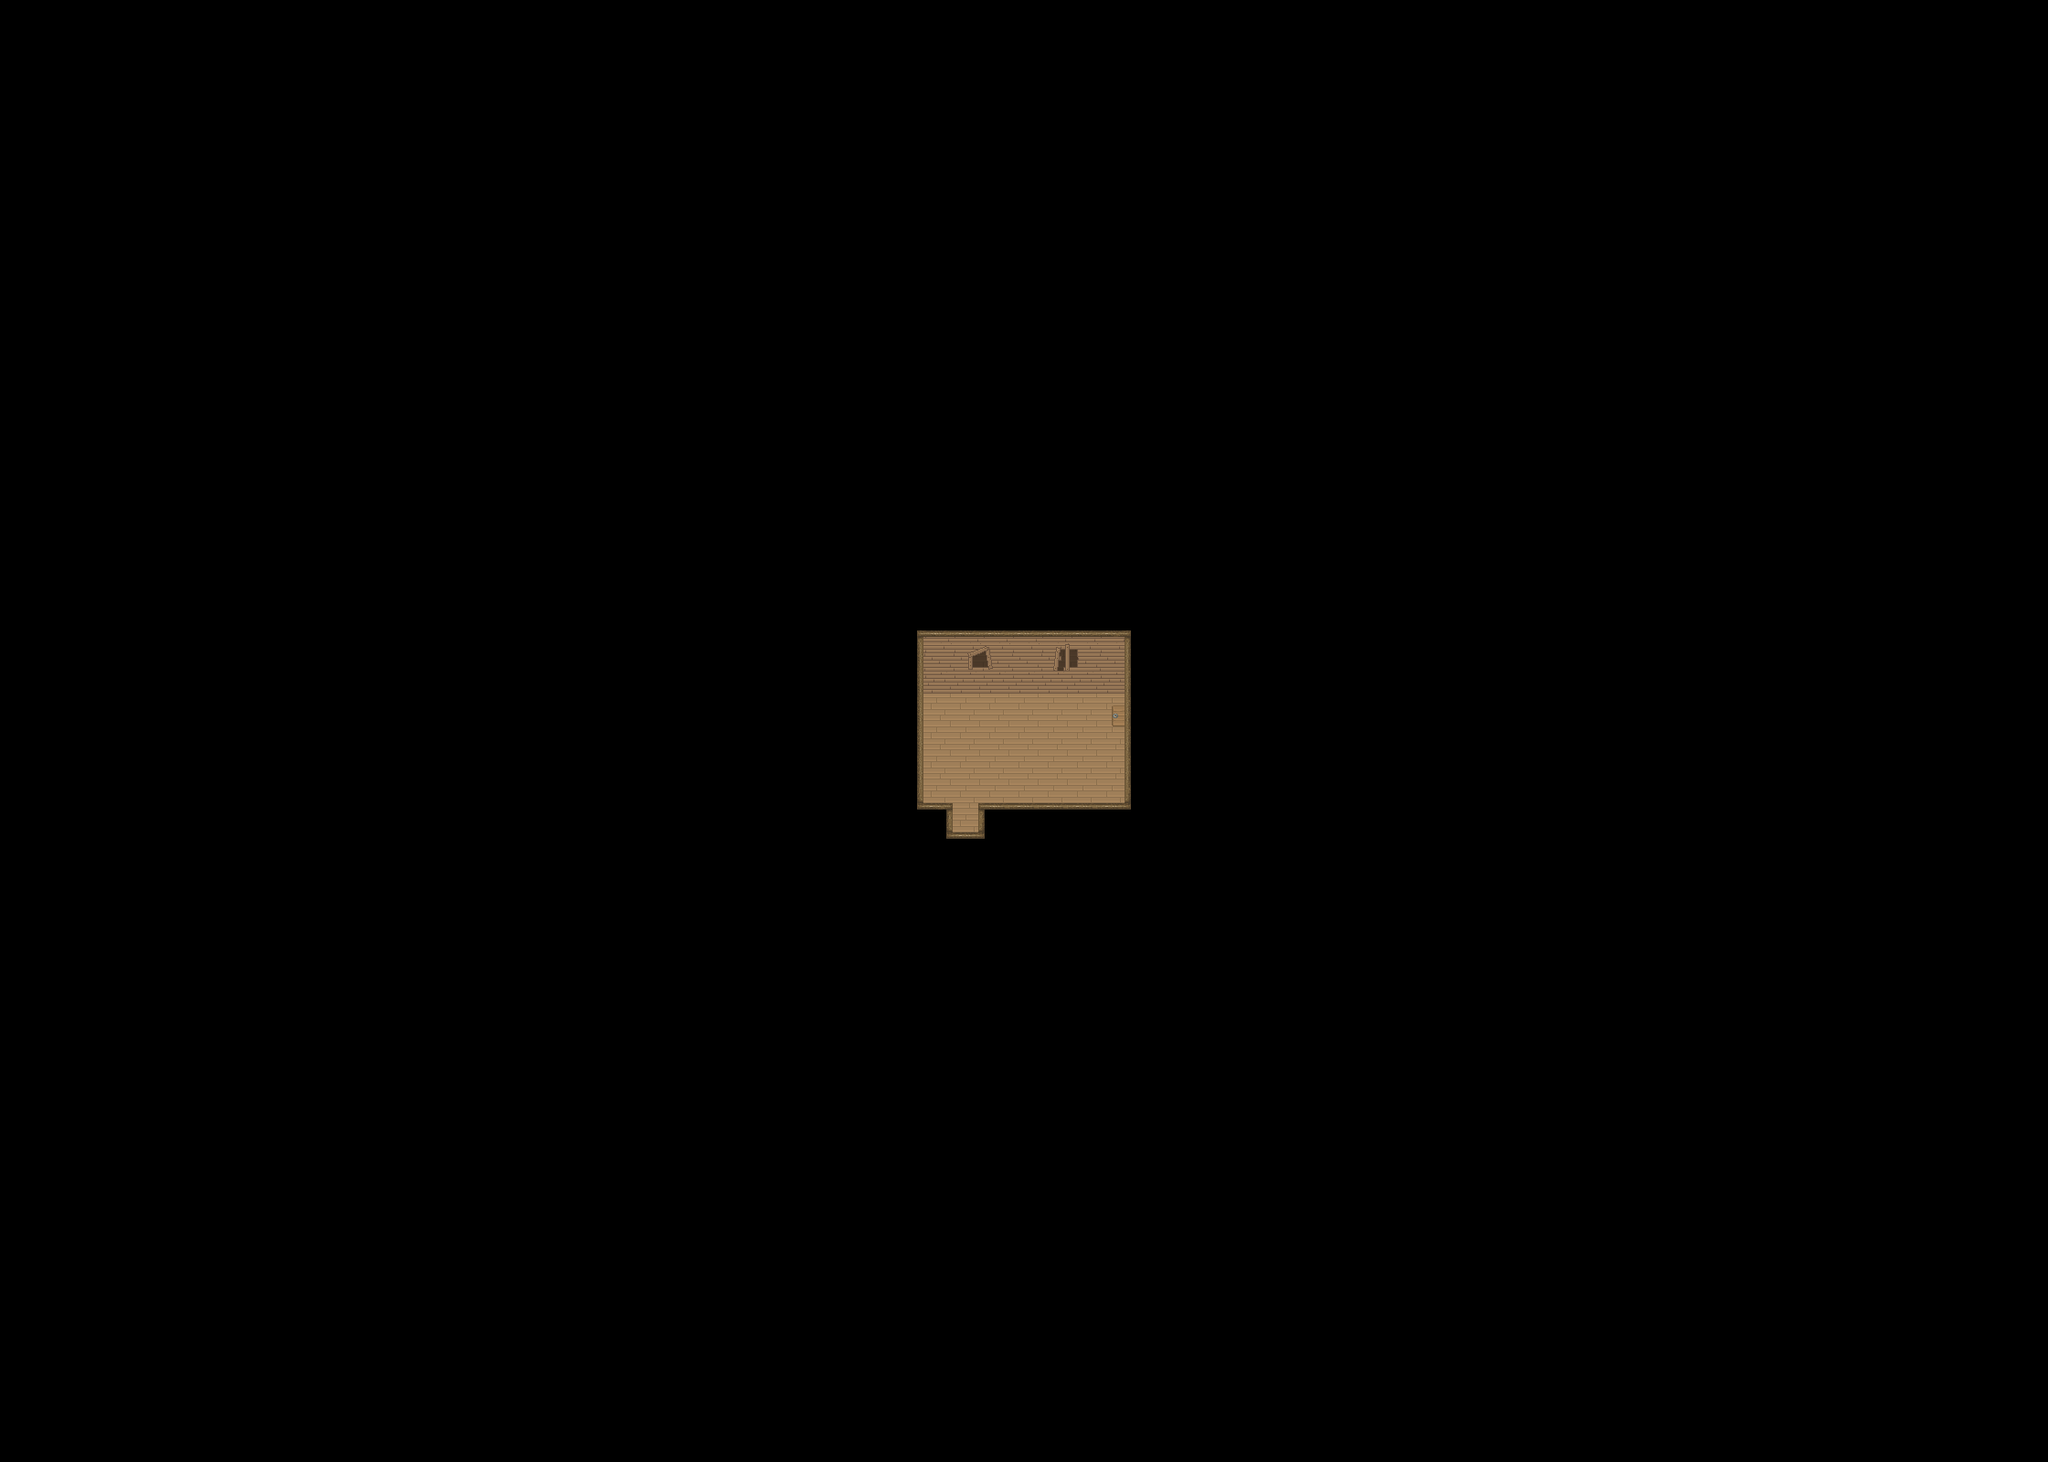

Below is a game level as drawn by its tile map, then a one-line description and the .tmx that defines it (tile-layer data replaced by summaries):
An orthogonal 70x50 tile map with 32x32 px tiles, 8 tile layers (Ground, Ground 2, Ground 3, Fringe, ...), 1 hidden layer not drawn, 12 tilesets and 2 objects (2x warp).

<map version="1.4" tiledversion="1.4.1" orientation="orthogonal" renderorder="right-down" compressionlevel="0" width="70" height="50" tilewidth="32" tileheight="32" infinite="0" nextlayerid="11" nextobjectid="21">
 <properties>
  <property name="license" value="CC BY-SA 3.0" />
  <property name="manaplus version" value="2" />
  <property name="minimap" value="graphics/minimaps/020-2-23.png" />
  <property name="music" value="faith.ogg" />
  <property name="name" value="Brotherhood Inn First Floor" />
 </properties>
 <tileset firstgid="1" name="Collision" tilewidth="32" tileheight="32" tilecount="9" columns="3">
  <image source="../graphics/tilesets/collision.png" width="96" height="96" />
 </tileset>
 <tileset firstgid="10" name="desert-ground" tilewidth="32" tileheight="32" tilecount="256" columns="16">
  <image source="../graphics/tilesets/desert-ground.png" width="512" height="512" />
 </tileset>
 <tileset firstgid="266" name="desert-accessory" tilewidth="32" tileheight="32" tilecount="128" columns="16">
  <image source="../graphics/tilesets/desert-accessory.png" width="512" height="256" />
 </tileset>
 <tileset firstgid="394" name="desert-hut-indoor" tilewidth="32" tileheight="32" tilecount="160" columns="16">
  <image source="../graphics/tilesets/desert-hut-indoor.png" width="512" height="320" />
 </tileset>
 <tileset firstgid="554" name="desert-hut-indoor-accessory-x1x2" tilewidth="32" tileheight="64" tilecount="32" columns="8">
  <image source="../graphics/tilesets/desert-hut-indoor-accessory-x1x2.png" width="256" height="256" />
 </tileset>
 <tileset firstgid="586" name="desert-hut-indoor-accessory-x1x3" tilewidth="32" tileheight="96" tilecount="27" columns="9">
  <image source="../graphics/tilesets/desert-hut-indoor-accessory-x1x3.png" width="288" height="288" />
 </tileset>
 <tileset firstgid="613" name="desert-hut-indoor-accessory" tilewidth="32" tileheight="32" tilecount="64" columns="8">
  <image source="../graphics/tilesets/desert-hut-indoor-accessory.png" width="256" height="256" />
 </tileset>
 <tileset firstgid="677" name="hurns-indoor-accessory" tilewidth="32" tileheight="32" tilecount="128" columns="8">
  <image source="../graphics/tilesets/hurns-indoor-accessory.png" width="256" height="512" />
 </tileset>
 <tileset firstgid="805" name="sunlight-x4x4" tilewidth="128" tileheight="128" tilecount="4" columns="4">
  <image source="../graphics/tilesets/sunlight-x4x4.png" width="512" height="128" />
  <tile id="0">
   <animation>
    <frame tileid="0" duration="5000" />
    <frame tileid="1" duration="200" />
    <frame tileid="2" duration="200" />
    <frame tileid="3" duration="500" />
    <frame tileid="2" duration="200" />
    <frame tileid="1" duration="200" />
   </animation>
  </tile>
  <tile id="1">
   <animation>
    <frame tileid="1" duration="100" />
    <frame tileid="0" duration="5000" />
    <frame tileid="1" duration="200" />
    <frame tileid="2" duration="200" />
    <frame tileid="3" duration="500" />
    <frame tileid="2" duration="200" />
    <frame tileid="1" duration="100" />
   </animation>
  </tile>
  <tile id="2">
   <animation>
    <frame tileid="1" duration="200" />
    <frame tileid="0" duration="5000" />
    <frame tileid="1" duration="200" />
    <frame tileid="2" duration="200" />
    <frame tileid="3" duration="500" />
    <frame tileid="2" duration="200" />
   </animation>
  </tile>
 </tileset>
 <tileset firstgid="809" name="level-number" tilewidth="32" tileheight="32" tilecount="16" columns="16">
  <image source="../graphics/tilesets/level-number.png" width="512" height="32" />
 </tileset>
 <tileset firstgid="825" name="desert-castle-indoor" tilewidth="32" tileheight="32" tilecount="512" columns="16">
  <image source="../graphics/tilesets/desert-castle-indoor.png" width="512" height="1024" />
 </tileset>
 <tileset firstgid="1337" name="desert-hut" tilewidth="32" tileheight="32" tilecount="256" columns="16">
  <image source="../graphics/tilesets/desert-hut.png" width="512" height="512" />
 </tileset>
 <layer id="1" name="Ground" width="70" height="50">
  <data>[3500 cells, 3500 non-empty, 6 distinct tile ids]</data>
 </layer>
 <layer id="2" name="Ground 2" width="70" height="50">
  <data>[3500 cells, 2 non-empty, 2 distinct tile ids]</data>
 </layer>
 <layer id="3" name="Ground 3" width="70" height="50">
  <data>[3500 cells, 0 non-empty, 0 distinct tile ids]</data>
 </layer>
 <layer id="4" name="Fringe" width="70" height="50">
  <data>[3500 cells, 0 non-empty, 0 distinct tile ids]</data>
 </layer>
 <layer id="5" name="Over" width="70" height="50">
  <data>[3500 cells, 79 non-empty, 12 distinct tile ids]</data>
 </layer>
 <layer id="6" name="Over 2" width="70" height="50">
  <data>[3500 cells, 0 non-empty, 0 distinct tile ids]</data>
 </layer>
 <layer id="7" name="Over 3" width="70" height="50">
  <data>[3500 cells, 0 non-empty, 0 distinct tile ids]</data>
 </layer>
 <layer id="8" name="Collision" width="70" height="50" visible="0">
  <data>[3500 cells, 3458 non-empty, 1 distinct tile ids]</data>
 </layer>
 <layer id="9" name="Heights" width="70" height="50">
  <data>[3500 cells, 0 non-empty, 0 distinct tile ids]</data>
 </layer>
 <objectgroup id="10" name="Object">
  <object id="14" name="To Brotherhood Inn Rooftop" type="warp" x="1024" y="928" width="64" height="32">
   <properties>
    <property name="dest_map" value="020-1" />
    <property name="dest_x" value="163" />
    <property name="dest_y" value="73" />
   </properties>
  </object>
  <object id="20" name="To Brotherhood Inn" type="warp" x="1216" y="768" width="32" height="32">
   <properties>
    <property name="dest_map" value="020-2-3" />
    <property name="dest_x" value="46" />
    <property name="dest_y" value="26" />
   </properties>
  </object>
 </objectgroup>
</map>
